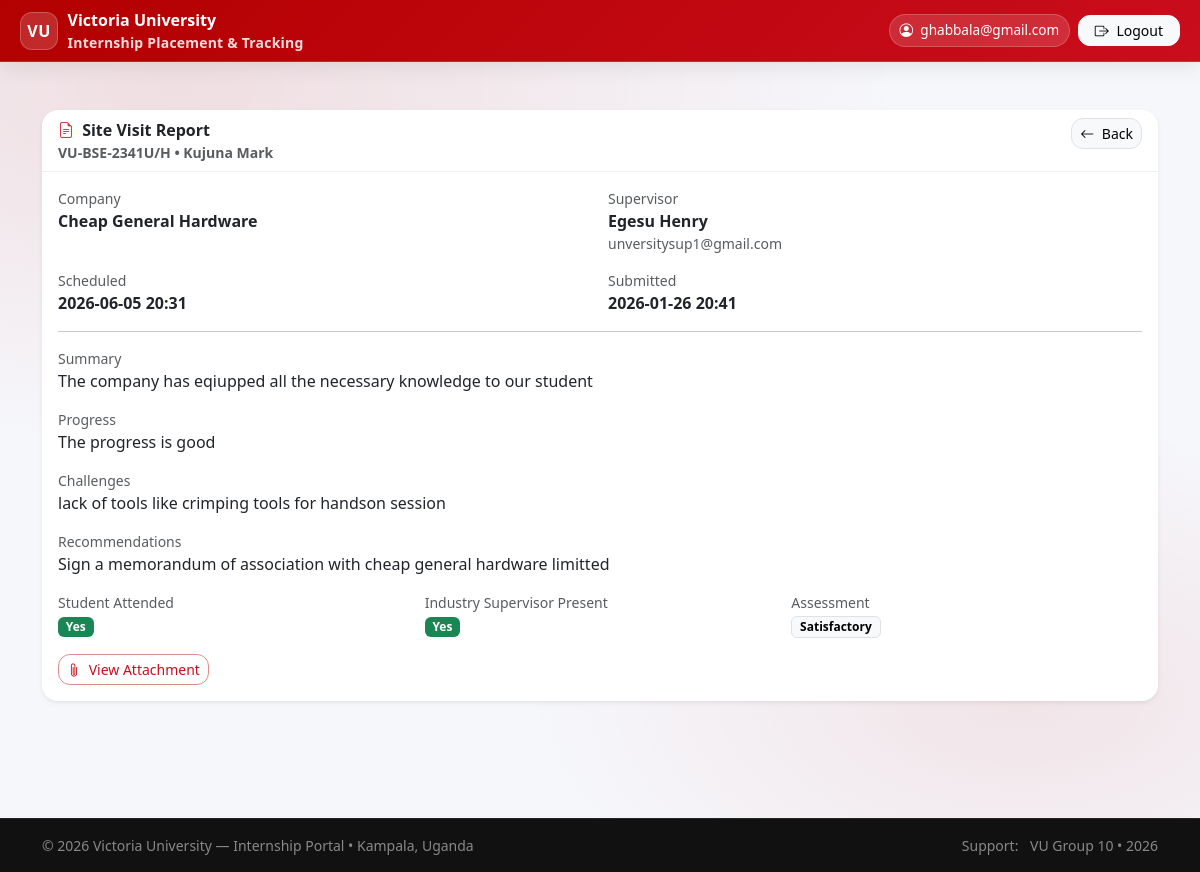
/tracking/coordinator/site-visits/1/report/ (signed in), run on the app's committed database.
### accounts/models.py (models this page shows, shortened)
class User(AbstractUser):
    username = None
    email = models.EmailField(_("email address"), unique=True)
    USERNAME_FIELD = "email"
    REQUIRED_FIELDS = []
    objects = UserManager()
    class Meta:
        permissions = [
            ("role_university_supervisor", "Role: VU_UniversitySupervisor"),
            ("role_industry_supervisor", "Role: IndustrySupervisor"),
            ("role_coordinator", "Role: VU_Coordinator"),
        ]
    @property
    def display_name(self):
        full = self.get_full_name().strip()
        return full if full else self.email

class StudentProfile(models.Model):
    user = models.OneToOneField("accounts.User", on_delete=models.CASCADE, related_name="student_profile")
    reg_no = models.CharField(max_length=50, unique=True)
    phone = models.CharField(max_length=30, blank=True)
    program = models.ForeignKey(
        "academics.Program",
        on_delete=models.PROTECT,
        null=True,
        blank=True,
        related_name="students",
    )

class StaffProfile(models.Model):
    user = models.OneToOneField(User, on_delete=models.CASCADE, related_name="staff_profile")
    staff_no = models.CharField(max_length=50, unique=True)
    department = models.CharField(max_length=120, blank=True)
    phone = models.CharField(max_length=30, blank=True)

### tracking/models.py (models this page shows, shortened)
class SiteVisit(models.Model):
    VISIT_TYPE = [
        ("physical", "Physical"),
        ("zoom", "Virtual (Zoom)"),
        ("gmeet", "Virtual (Google Meet)"),
        ("other", "Virtual (Other)"),
    ]
    STATUS = [
        ("scheduled", "Scheduled"),
        ("confirmed", "Confirmed"),
        ("completed", "Completed"),
        ("cancelled", "Cancelled"),
    ]
    placement = models.ForeignKey("placements.Placement", on_delete=models.CASCADE, related_name="site_visits")
    supervisor = models.ForeignKey("accounts.StaffProfile", on_delete=models.CASCADE, related_name="site_visits")
    visit_type = models.CharField(max_length=12, choices=VISIT_TYPE)
    meeting_link = models.URLField(blank=True)  # required for zoom/gmeet/other
    scheduled_at = models.DateTimeField()
    duration_minutes = models.PositiveIntegerField(default=60)
    status = models.CharField(max_length=12, choices=STATUS, default="scheduled")
    agenda = models.TextField(blank=True)
    actual_at = models.DateTimeField(blank=True, null=True)
    created_at = models.DateTimeField(auto_now_add=True)
    class Meta:
        ordering = ["-scheduled_at"]

class SiteVisitReport(models.Model):
    ASSESSMENT = [
        ("satisfactory", "Satisfactory"),
        ("needs_improvement", "Needs improvement"),
    ]
    site_visit = models.OneToOneField(SiteVisit, on_delete=models.CASCADE, related_name="report")
    summary = models.TextField()
    progress = models.TextField(blank=True)
    challenges = models.TextField(blank=True)
    recommendations = models.TextField(blank=True)
    student_attended = models.BooleanField(default=True)
    industry_supervisor_present = models.BooleanField(default=False)
    assessment = models.CharField(max_length=20, choices=ASSESSMENT, default="satisfactory")
    attachment = models.FileField(upload_to="site_visits/", blank=True)  # photo/signed form/screenshot
    submitted_at = models.DateTimeField(auto_now_add=True)

### placements/models.py (models this page shows, shortened)
class Placement(models.Model):
    STATUS = [
        ("pending_student_ack", "Pending student acknowledgement"),
        ("active", "Active"),
        ("on_hold", "On hold"),
        ("completed", "Completed"),
        ("terminated", "Terminated"),
    ]
    request = models.OneToOneField(InternshipRequest, on_delete=models.PROTECT, related_name="placement")
    company = models.ForeignKey(Company, on_delete=models.PROTECT)
    industry_supervisor = models.ForeignKey(CompanyContact, null=True, blank=True, on_delete=models.SET_NULL)
    university_supervisor = models.ForeignKey("accounts.StaffProfile", null=True, blank=True, on_delete=models.SET_NULL)
    start_date = models.DateField()
    end_date = models.DateField()
    placement_letter = models.FileField(upload_to="placements/letters/", blank=True, null=True)
    status = models.CharField(max_length=30, choices=STATUS, default="pending_student_ack")
    created_at = models.DateTimeField(auto_now_add=True)

class InternshipRequest(models.Model):
    SOURCE = [
        ("student_selected", "Student selected from list"),
        ("student_proposed", "Student proposed new company"),
        ("university_assigned", "University assigned"),
    ]
    STATUS = [
        ("draft", "Draft"),
        ("submitted", "Submitted"),
        ("under_review", "Under review"),
        ("recommendation_pending", "Recommendation pending approval"),
        ("recommended", "Recommendation issued"),
        ("acceptance_uploaded", "Acceptance uploaded"),
        ("acceptance_verified", "Acceptance verified"),
        ("rejected", "Rejected"),
        ("returned_for_acceptance", "Returned: Upload Acceptance Letter"),
    ]
    student = models.ForeignKey(
        "accounts.StudentProfile",
        on_delete=models.CASCADE,
        related_name="requests"
    )
    period = models.ForeignKey(InternshipPeriod, on_delete=models.PROTECT)
    request_source = models.CharField(max_length=30, choices=SOURCE)
    preferred_company = models.ForeignKey(Company, null=True, blank=True, on_delete=models.SET_NULL)
    coordinator_comment = models.TextField(blank=True)
    coordinator_commented_at = models.DateTimeField(null=True, blank=True)
    proposed_company_name = models.CharField(max_length=200, blank=True)
    proposed_company_district = models.CharField(max_length=120, blank=True)
    proposed_company_address = models.CharField(max_length=255, blank=True)
    proposed_company_contact = models.CharField(max_length=200, blank=True)
    preferred_field = models.CharField(max_length=120, blank=True)
    notes = models.TextField(blank=True)
    cv = models.FileField(upload_to="requests/cv/", blank=True, null=True)
    request_letter = models.FileField(upload_to="requests/letters/", blank=True, null=True)
    status = models.CharField(max_length=40, choices=STATUS, default="draft")
    submitted_at = models.DateTimeField(null=True, blank=True)
    reviewed_by = models.ForeignKey(
        "accounts.User",
        null=True, blank=True,
        on_delete=models.SET_NULL,
        related_name="reviewed_requests"
    )
    reviewed_at = models.DateTimeField(null=True, blank=True)
    review_notes = models.TextField(blank=True)
    recommendation_letter = models.FileField(
        upload_to="requests/recommendation_letters/",
        null=True, blank=True
    )
    recommendation_issued_at = models.DateTimeField(null=True, blank=True)
    recommendation_approved = models.BooleanField(default=False)
    recommendation_approved_at = models.DateTimeField(null=True, blank=True)
    recommendation_approved_by = models.ForeignKey(
        settings.AUTH_USER_MODEL,
        null=True, blank=True,
        on_delete=models.SET_NULL,
        related_name="approved_recommendation_requests"
    )
    acceptance_letter = models.FileField(
        upload_to="requests/acceptance_letters/",
        null=True, blank=True
    )
    acceptance_uploaded_at = models.DateTimeField(null=True, blank=True)
    acceptance_verified = models.BooleanField(default=False)
    acceptance_verified_at = models.DateTimeField(null=True, blank=True)
    class Meta:
        unique_together = [("student", "period")]  # one request per period

### companies/models.py (models this page shows, shortened)
class Company(models.Model):
    STATUS = [
        ("pending_verification", "Pending verification"),
        ("approved", "Approved"),
        ("rejected", "Rejected"),
        ("inactive", "Inactive"),
    ]
    name = models.CharField(max_length=200, unique=True)
    industry = models.CharField(max_length=120, blank=True)
    district = models.CharField(max_length=120, blank=True)
    address = models.CharField(max_length=255, blank=True)
    status = models.CharField(max_length=30, choices=STATUS, default="pending_verification")
    created_at = models.DateTimeField(auto_now_add=True)

### tracking/views.py (the view)
# urls.py: path("coordinator/site-visits/<int:visit_id>/report/", views.coordinator_site_visit_report_detail, name="coordinator_site_visit_report_detail"),
@login_required
def coordinator_site_visit_report_detail(request, visit_id):
    if not is_coordinator(request.user):
        return HttpResponseForbidden("Coordinators only.")
    visit = get_object_or_404(
        SiteVisit.objects.select_related(
            "placement",
            "placement__company",
            "placement__request__student__user",
            "supervisor__user",
            "report",
        ),
        id=visit_id,
    )
    report = getattr(visit, "report", None)
    if not report:
        messages.error(request, "No report has been submitted for this visit yet.")
        return redirect("coordinator_site_visits")
    return render(request, "tracking/coordinator_site_visit_report_detail.html", {
        "visit": visit,
        "report": report,
    })

### templates/tracking/coordinator_site_visit_report_detail.html (shortened to what this page needs)
{% extends "base.html" %}
{% block content %}
<div class="card shadow-sm border-0 overflow-hidden">
  <div class="card-header d-flex justify-content-between align-items-start flex-wrap gap-2">
    <div>
      <div class="fw-bold">
        <i class="bi bi-file-earmark-text me-1 text-danger"></i> Site Visit Report
      </div>
      <div class="text-muted small">
        {{ visit.placement.request.student.reg_no }} • {{ visit.placement.request.student.user.display_name }}
      </div>
    </div>
    <a href="{% url 'coordinator_site_visits' %}" class="btn btn-light border btn-sm">
      <i class="bi bi-arrow-left me-1"></i> Back
    </a>
  </div>
  <div class="card-body">
    <div class="row g-3">
      <div class="col-12 col-md-6">
        <div class="text-muted small">Company</div>
        <div class="fw-semibold">{{ visit.placement.company.name|default:"—" }}</div>
      </div>
      <div class="col-12 col-md-6">
        <div class="text-muted small">Supervisor</div>
        <div class="fw-semibold">
          {{ visit.supervisor.user.get_full_name|default:visit.supervisor.user.email }}
        </div>
        <div class="small text-muted">{{ visit.supervisor.user.email }}</div>
      </div>
      <div class="col-12 col-md-6">
        <div class="text-muted small">Scheduled</div>
        <div class="fw-semibold">{{ visit.scheduled_at|date:"Y-m-d H:i" }}</div>
      </div>
      <div class="col-12 col-md-6">
        <div class="text-muted small">Submitted</div>
        <div class="fw-semibold">{{ report.submitted_at|date:"Y-m-d H:i" }}</div>
      </div>
    </div>
    <hr class="my-3">
    <div class="row g-3">
      <div class="col-12">
        <div class="text-muted small">Summary</div>
        <div style="white-space:pre-line;">{{ report.summary|default:"—" }}</div>
      </div>
      <div class="col-12">
        <div class="text-muted small">Progress</div>
        <div style="white-space:pre-line;">{{ report.progress|default:"—" }}</div>
      </div>
      <div class="col-12">
        <div class="text-muted small">Challenges</div>
        <div style="white-space:pre-line;">{{ report.challenges|default:"—" }}</div>
      </div>
      <div class="col-12">
        <div class="text-muted small">Recommendations</div>
        <div style="white-space:pre-line;">{{ report.recommendations|default:"—" }}</div>
      </div>
      <div class="col-12 col-md-4">
        <div class="text-muted small">Student Attended</div>
        <span class="badge {% if report.student_attended %}text-bg-success{% else %}text-bg-secondary{% endif %}">
          {% if report.student_attended %}Yes{% else %}No{% endif %}
        </span>
      </div>
      <div class="col-12 col-md-4">
        <div class="text-muted small">Industry Supervisor Present</div>
        <span class="badge {% if report.industry_supervisor_present %}text-bg-success{% else %}text-bg-secondary{% endif %}">
          {% if report.industry_supervisor_present %}Yes{% else %}No{% endif %}
        </span>
      </div>
      <div class="col-12 col-md-4">
        <div class="text-muted small">Assessment</div>
        <span class="badge text-bg-light border">{{ report.get_assessment_display }}</span>
      </div>
      {% if report.attachment %}
        <div class="col-12">
          <a href="{{ report.attachment.url }}" target="_blank" rel="noopener"
             class="btn btn-outline-danger btn-sm">
            <i class="bi bi-paperclip me-1"></i> View Attachment
          </a>
        </div>
      {% endif %}
    </div>
  </div>
</div>
{% endblock %}

### templates/base.html (shortened to what this page needs)
<!doctype html>
<html lang="en">
<head>
  {% load static %}
  <link href="https://cdn.jsdelivr.net/npm/bootstrap@5.3.3/dist/css/bootstrap.min.css" rel="stylesheet">
  <link rel="stylesheet" href="https://cdn.jsdelivr.net/npm/bootstrap-icons@1.11.3/font/bootstrap-icons.min.css">
  <link rel="stylesheet" href="{% static 'base/css/vu_portal.css' %}">
</head>
<body class="vu-body d-flex flex-column">
  <header class="vu-topbar">
    <nav class="navbar navbar-expand-lg navbar-dark py-2">
      <div class="container-fluid vu-container-pad">
        <a class="vu-brand" href="{% url 'dashboard' %}">
          <span class="vu-badge">VU</span>
          <span class="d-none d-sm-inline">
            Victoria University
            <small class="d-none d-lg-block">Internship Placement & Tracking</small>
          </span>
        </a>
        <div class="collapse navbar-collapse" id="vuNav">
          <ul class="navbar-nav ms-auto align-items-lg-center gap-lg-2">
            {% if request.user.is_authenticated %}
              <li class="nav-item my-2 my-lg-0">
                <span class="vu-pill">
                  <i class="bi bi-person-circle"></i>
                  {{ request.user.display_name|default:request.user.email }}
                </span>
              </li>
              <li class="nav-item my-2 my-lg-0">
                <form method="post" action="{% url 'logout' %}" class="d-inline">
                  <button type="submit" class="btn btn-light btn-sm px-3">
                    <i class="bi bi-box-arrow-right me-1"></i> Logout
                  </button>
                </form>
              </li>
            {% else %}
              <li class="nav-item my-2 my-lg-0">
                <a href="{% url 'login' %}" class="btn btn-light btn-sm px-3">
                  <i class="bi bi-box-arrow-in-right me-1"></i> Login
                </a>
              </li>
            {% endif %}
          </ul>
        </div>
      </div>
    </nav>
  </header>
  <main id="main-content" class="container vu-main my-4 my-lg-5 flex-grow-1">
    {% block content %}{% endblock %}
  </main>
  <footer class="vu-footer mt-auto">
    <div class="container py-3 d-flex flex-column flex-md-row justify-content-between align-items-start align-items-md-center gap-2">
      <div class="small text-white-50">
        © {% now "Y" %} Victoria University — Internship Portal
        <span class="d-none d-md-inline">• Kampala, Uganda</span>
      </div>
      <div class="small text-white-50">
        <span class="me-2">Support:</span>
        <span class="text-white-50">VU Group 10 • 2026</span>
      </div>
    </div>
  </footer>
</body>
</html>

### data on the page
User: user.display_name "ghabbala@gmail.com"
SiteVisit: placement.request.student.reg_no "VU-BSE-2341U/H", placement.request.student.user.display_name "Kujuna Mark", placement.company.name "Cheap General Hardware", supervisor.user.get_full_name "Egesu Henry", supervisor.user.email "unversitysup1@gmail.com", scheduled_at "2026-06-05 20:31"
SiteVisitReport: submitted_at "2026-01-26 20:41", summary "The company has eqiupped all the necessary knowledge to our student", progress "The progress is good", challenges "lack of tools like crimping tools for handson session", recommendations "Sign a memorandum of association with cheap general hardware limitted", assessment "Satisfactory"
